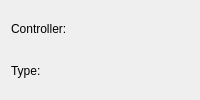
<?xml version="1.0"?>
<ui version="4.0">
    <class>joint_position</class>
    <widget class="QWidget" name="Controller">
        <layout class="QVBoxLayout">
            <item>
                <layout class="QGridLayout">
                    <item row="0" column="0">
                        <widget class="QLabel">
                            <property name="text"><string>Controller:</string></property>
                        </widget>
                    </item>
                    <item row="0" column="1">
                        <widget class="QLabel" name="controller_name" />
                    </item>
                    <item row="1" column="0">
                        <widget class="QLabel">
                            <property name="text"><string>Type:</string></property>
                        </widget>
                    </item>
                    <item row="1" column="1">
                        <widget class="QLabel" name="controller_type" />
                    </item>
                </layout>
            </item>
        </layout>
    </widget>
</ui>
